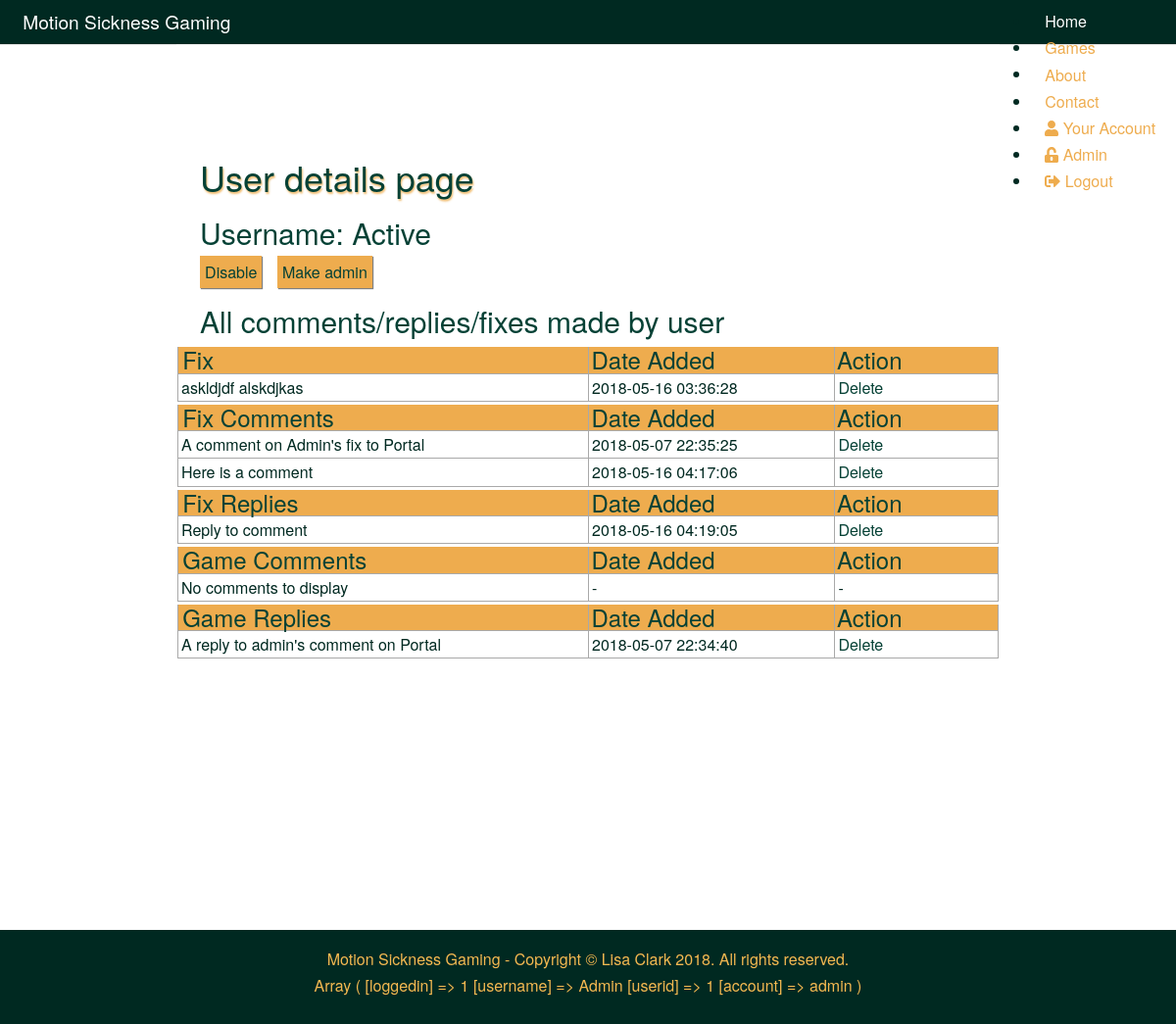
The page /view/php/admin_view_user.php?userID=2 (signed in) on the database as committed earlier.
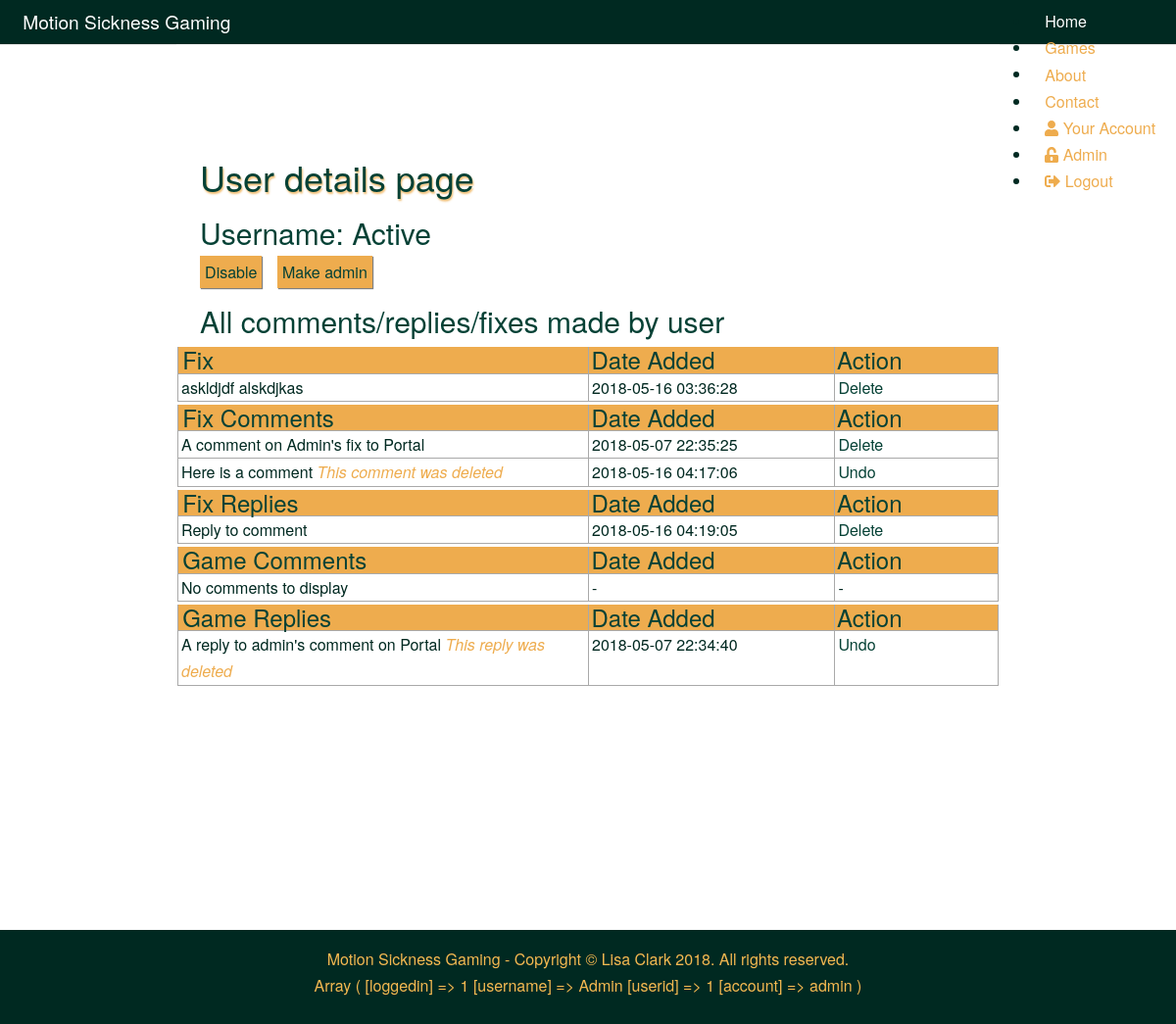
The same page on the database as committed later.
### tables this page shows
CREATE TABLE `fixcomm` (
  `fixCommID` int(10) UNSIGNED NOT NULL,
  `fixComment` text NOT NULL,
  `fixCommDateTime` timestamp NOT NULL DEFAULT CURRENT_TIMESTAMP,
  `fixCommThUp` int(10) UNSIGNED NOT NULL,
  `fixCommThDown` int(10) UNSIGNED NOT NULL,
  `userID` int(10) UNSIGNED NOT NULL,
  `fixID` int(10) UNSIGNED NOT NULL,
  `deleted` tinyint(1) NOT NULL
);

CREATE TABLE `gamereply` (
  `gameReplyID` int(10) UNSIGNED NOT NULL,
  `replyComment` text NOT NULL,
  `replyCommDateTime` timestamp NOT NULL DEFAULT CURRENT_TIMESTAMP,
  `replyCommThUp` int(10) UNSIGNED NOT NULL,
  `replyCommThDown` int(10) UNSIGNED NOT NULL,
  `userID` int(10) UNSIGNED NOT NULL,
  `gameCommID` int(10) UNSIGNED NOT NULL,
  `deleted` tinyint(1) NOT NULL
);

### model/dbfunctions.php (called while the page is built, shortened)
<?php
function getAllUserComments($table, $userID) {
    $comment = "SELECT * FROM ".$table."
    WHERE userID = '" . $userID . "';";
    include 'connect.php';
    $stmt = $conn->prepare($comment);
    $stmt->execute();
    return $stmt->fetchAll(PDO::FETCH_ASSOC);
}
?>

### view/php/admin_view_user_fixcomm.php (the view, shortened to what this page needs)
<div class="usercomments">
    <div class="row">
        <div class="col1">
            <div class="tablehead">
                <h3>Fix Comments</h3>
            </div>
        </div>
        <div class="col2">
            <div class="tablehead">
                <h3>Date Added</h3>
            </div>
        </div>
        <div class="col3">
            <div class="tablehead">
                <h3>Action</h3>
            </div>
        </div>
    </div>
    <?php
    $getAllUserFixComm = getAllUserComments('fixcomm', $_GET['userID']);
    if (!empty($getAllUserFixComm)) {
        foreach($getAllUserFixComm as $row) {
    ?>
    <div class="row">
        <div class="col1">
            <?php
                if($row['deleted'] == true) {
            ?>
            <p>
                <?php echo $row['fixComment']; ?>
                <em class="orange">This comment was deleted</em>
            </p>
            <?php
                } else {
            ?>
            <p>
                <?php echo $row['fixComment'] ?>
            </p>
            <?php
                }
            ?>
        </div>
        <div class="col2">
            <p>
                <?php echo $row['fixCommDateTime']; ?>
            </p>
        </div>
        <div class="col3">
            <p>
            <?php
                if($row['deleted'] == true) {
            ?>
                <a href="#" onclick="undeletecomm('fixcomm', <?php echo $row['fixCommID'] ?>);">Undo</a>
            <?php
                } else {
            ?>
                <a href="#" onclick="deletecomm('fixcomm', <?php echo $row['fixCommID'] ?>);">Delete</a>
            <?php
                }
            ?>
            </p>
        </div>
    </div>
        <?php
            }
            }
        ?>
</div>

### view/php/admin_view_user_gamereply.php (shortened to what this page needs)
<div class="usercomments">
    <div class="row">
        <div class="col1">
            <div class="tablehead">
                <h3>Game Replies</h3>
            </div>
        </div>
        <div class="col2">
            <div class="tablehead">
                <h3>Date Added</h3>
            </div>
        </div>
        <div class="col3">
            <div class="tablehead">
                <h3>Action</h3>
            </div>
        </div>
    </div>
    <?php
    $getAllUserGameReply = getAllUserComments('gamereply', $_GET['userID']);
    if (!empty($getAllUserGameReply)) {
        foreach($getAllUserGameReply as $row) {
    ?>
    <div class="row">
        <div class="col1">
            <?php
                if($row['deleted'] == true) {
            ?>
            <p>
                <?php echo $row['replyComment']; ?>
                <em class="orange">This reply was deleted</em>
            </p>
            <?php
                } else {
            ?>
            <p>
                <?php echo $row['replyComment'] ?>
            </p>
            <?php
                }
            ?>
        </div>
        <div class="col2">
            <p>
                <?php echo $row['replyCommDateTime']; ?>
            </p>
        </div>
        <div class="col3">
            <p>
            <?php
                if($row['deleted'] == true) {
            ?>
                <a href="#" onclick="undeletecomm('gamereply', <?php echo $row['gameReplyID'] ?>);">Undo</a>
            <?php
                } else {
            ?>
                <a href="#" onclick="deletecomm('gamereply', <?php echo $row['gameReplyID'] ?>);">Delete</a>
            <?php
                }
            ?>
            </p>
        </div>
    </div>
        <?php
            }
            }
        ?>
</div>

Rows that differ between the two databases and show on the page:
changed fixcomm "Here is a comment": deleted "Delete" → "This comment was deleted Undo"
changed gamereply "A reply to admin's comment on Portal": deleted "Delete" → "This reply was deleted Undo"
